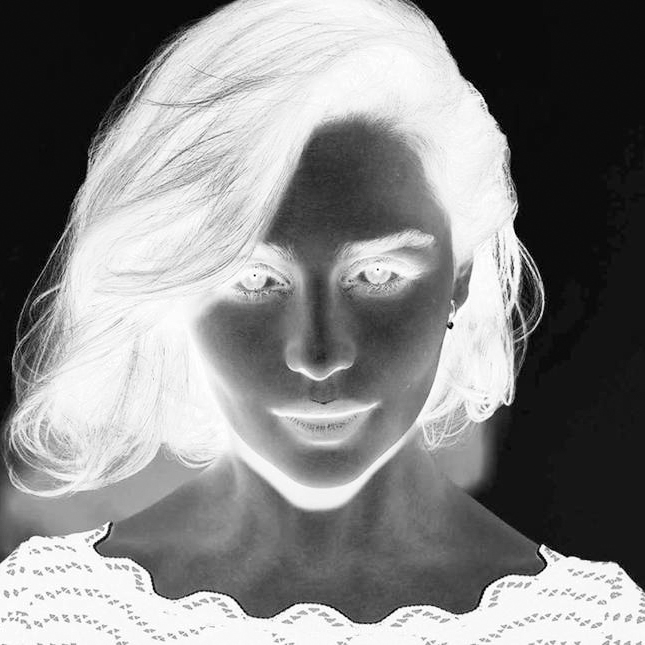
#> input picture Image Processing 1/Assignment 21/1.jpg, 645 x 645 px
$ python TA2.py
#> lines starting #> are read from the running program, lines starting #| are printed output that depends on the picture
import cv2

image1 = cv2.imread("Assignment 21/1.jpg",0)
#> image1 is the input picture: shape (645, 645); min 0, max 255, mean 133.8
image2 =cv2.imread("Assignment 21/2.jpg",0)
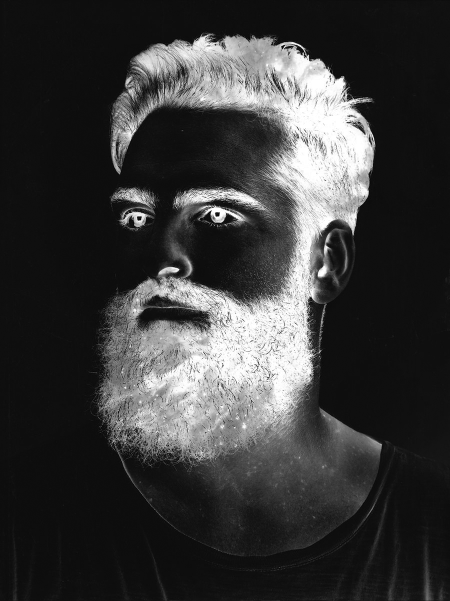
#> input picture Image Processing 1/Assignment 21/2.jpg, 900 x 1202 px (shown at 1/2 size)
#> image2 is the input picture: shape (1202, 900); min 0, max 255, mean 57.7

img1 = cv2.resize(image1,(250,250))
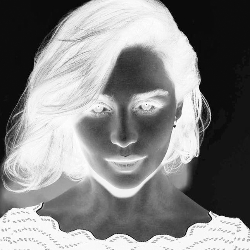
#> img1: shape (250, 250); min 1, max 255, mean 133.7
img2 = cv2.resize(image2,(220,250))
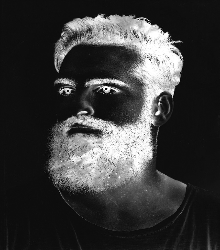
#> img2: shape (250, 220); min 0, max 255, mean 57.6
img1[:,:] = 255-img1[:,:]
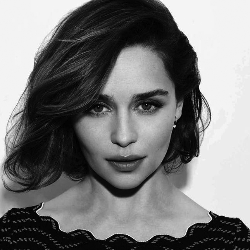
#> img1: shape (250, 250); min 0, max 254, mean 121.3
img2[:,:] = 255-img2[:,:]
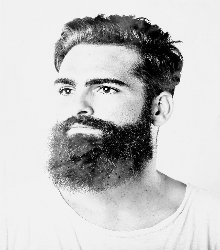
#> img2: shape (250, 220); min 0, max 255, mean 197.4

cv2.imshow("output2-1",img1)
cv2.imshow("output2-2",img2)
cv2.waitKey()
